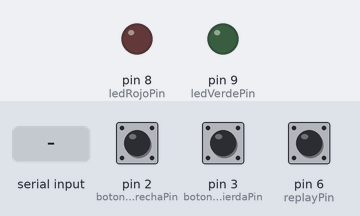
The sketch below on a simulated Arduino Uno, built with avr-gcc and run on an emulated ATmega328P. Parts: output pins drawn as LEDs (lit = HIGH). The inputs (shaded band) are chosen by the test bench; at power-on: pin 2 (botonDerechaPin) HIGH, pin 3 (botonIzquierdaPin) HIGH, pin 6 (replayPin) HIGH.

Above: at 1.2 s.
1.3 s: "3" received over Serial
At 1.6 s:
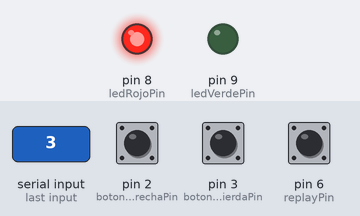
4.4 s: "4" received over Serial
At 5.6 s:
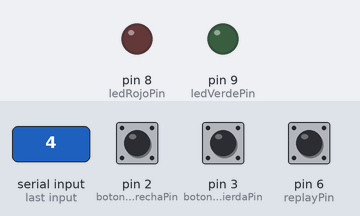
Timing chart, 0 to 7.4 s (numbered marks = the images above; inputs shaded):
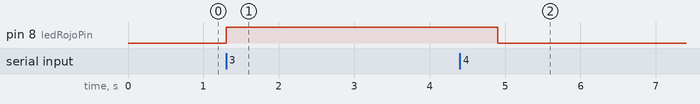

Measured:
- after the input at 1.3 s, pin 8 (ledRojoPin): LOW → HIGH at once
- after the input at 4.4 s, pin 8 (ledRojoPin): HIGH → LOW after 0.50 s

The sketch:

tennisBallArduino.ino.ino
```cpp
const int botonDerechaPin = 2;
const int botonIzquierdaPin = 3;
const int replayPin = 6; // Botón para replay

const int ledRojoPin = 8;
const int ledVerdePin = 9;

void setup() {
  Serial.begin(9600);
  pinMode(botonDerechaPin, INPUT_PULLUP);
  pinMode(botonIzquierdaPin, INPUT_PULLUP);
  pinMode(replayPin, INPUT_PULLUP);

  pinMode(ledRojoPin, OUTPUT);
  pinMode(ledVerdePin, OUTPUT);
}

void loop() {
  // Botón mover barra
  if (digitalRead(botonDerechaPin) == LOW) {
    Serial.write('1');
    delay(50);
  } else if (digitalRead(botonIzquierdaPin) == LOW) {
    Serial.write('2');
    delay(50);
  }

  // Botón replay
  if (digitalRead(replayPin) == LOW) {
    Serial.write('6');  // señal de replay
    delay(50);
  }

  // Leer señales de Processing
  if (Serial.available() > 0) {
    char c = Serial.read();
    switch(c) {
      case '3': // Game Over
        digitalWrite(ledRojoPin, HIGH);
        digitalWrite(ledVerdePin, LOW);
        break;
      case '4': // Muerte
        digitalWrite(ledRojoPin, HIGH);
        delay(500);
        digitalWrite(ledRojoPin, LOW);
        break;
    }
  }
}
```
